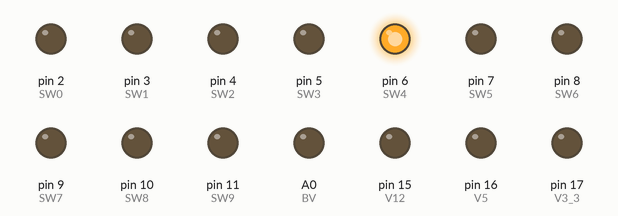
Recording of a sketch running on a simulated Arduino Uno, built with avr-gcc and run on an emulated ATmega328P. Shown: output pins drawn as LEDs (lit = HIGH). What the sketch prints to the serial monitor is not drawn.

Above: at 0.1 s.
Timing chart, 0 to 1.6 s (numbered marks = the images above):
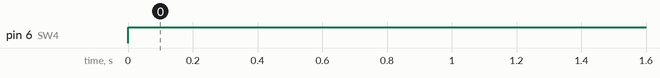

The sketch:

eps_sim.ino
```cpp
#include <Wire.h>

//----define command set for easy use-----//

#define GET_BOARD_STATUS 0x01
#define SET_PCM_RESET 0x02
#define GET_VERSION_NUMBER 0x04
#define SET_WATCHDOG_TIMEOUT 0x06
#define RESET_SYSTEM_WATCHDOG 0x07
#define GET_NUMBER_SYSTEM_RESETS 0x09
#define SET_PDM_INITIAL_ON 0x0A
#define SET_PDM_INITIAL_OFF 0x0B
#define SET_ALL_PDM_ON 0x0C
#define SET_ALL_PDM_OFF 0x0D
#define GET_PDM_STATUS 0x0E
#define GET_PDM_INITIAL_STATE 0x0F
#define GET_BOARD_TELEM 0x10
#define GET_WATCHDOG_TIMEOUT 0x11
#define SET_PDM_ON 0x12
#define SET_PDM_OFF 0x13
#define GET_SOFT_RESET_NUM 0x14
#define GET_EXPECTED_PDM_STATE 0x16
#define GET_BOARD_TEMP 0x17
#define RESET_NODE 0x80

//-------------- PDM Pins ----------------//


int SW0=2;//
int SW1=3;
int SW2=4;
int SW3=5;
int SW4=6;
int SW5=7;
int SW6=8;
int SW7=9;
int SW8=10;
int SW9=11;

//-------------- PCM Pins ----------------//

int BV = 14;
int V12 = 15;
int V5 = 16;
int V3_3 = 17;

//----- variables for board status -------//


int last_command=0;
int last_command_range=0;
int wdt=0;
int por=1;
int bor=0;

//---------------------------------------//

//---------- analog read pins ------------//

int pinRead = A0;


//------------ PDM Initial States -------//

int in0 = 0;
int in1 = 0;
int in2 = 0;
int in3 = 0;
int in4 = 1;
int in5 = 0;
int in6 = 0;
int in7 = 0;
int in8 = 0;
int in9 = 0;

//---------------------------------------//


int watchdog = 4;


int x=0;
int written=0;

int reset_freq=0;
int soft_reset_freq=0;

void setup() {
  Serial.begin(9600);

  Serial.println("EPS powered");


  pinMode(SW0, OUTPUT);
  pinMode(SW1, OUTPUT);
  pinMode(SW2, OUTPUT);
  pinMode(SW3, OUTPUT);
  pinMode(SW4, OUTPUT);
  pinMode(SW5, OUTPUT);
  pinMode(SW6, OUTPUT);
  pinMode(SW7, OUTPUT);
  pinMode(SW8, OUTPUT);
  pinMode(SW9, OUTPUT);
  pinMode(pinRead, INPUT);

  pinMode(BV, OUTPUT);
  pinMode(V12, OUTPUT);
  pinMode(V5, OUTPUT);
  pinMode(V3_3, OUTPUT);

  digitalWrite(SW0, in0);
  digitalWrite(SW1, in1);
  digitalWrite(SW2, in2);
  digitalWrite(SW3, in3);
  digitalWrite(SW4, in4);
  digitalWrite(SW5, in5);
  digitalWrite(SW6, in6);
  digitalWrite(SW7, in7);
  digitalWrite(SW8, in8);
  digitalWrite(SW9, in9);

  for(int i=2; i=11; i++){
    Serial.print("State of SW");
    Serial.print(i-2);
    Serial.print(": ");
    Serial.print(digitalRead(i));
    Serial.println();
  }

  Wire.begin(43);
  Wire.onReceive(receiveEvent);
  Wire.onRequest(requestEvent);

}

void receiveEvent(int howMany) {
  int command = Wire.read();
  int data = Wire.read();

  switch(command) {
    case GET_BOARD_STATUS:
      get_board_status();
      break;
    case SET_PCM_RESET:
      set_pcm_reset(data);
      break;
    case GET_VERSION_NUMBER:
      get_version_number();
      break;
    case SET_WATCHDOG_TIMEOUT:
      set_system_watchdog(data);
      break;
    case RESET_SYSTEM_WATCHDOG:
      reset_system_watchdog();
      break;
    case GET_NUMBER_SYSTEM_RESETS:
      get_number_resets(data);
      break;
    case SET_PDM_INITIAL_ON:
      set_PDM_Initial_State_on(data);
      break;
    case SET_PDM_INITIAL_OFF:
      set_PDM_Initial_State_off(data);
      break;
    case SET_ALL_PDM_ON :
      set_all_PDM_on();
      break;
    case SET_ALL_PDM_OFF :
      set_all_PDM_off();
      break;
    case GET_PDM_STATUS :
      get_PDM_status(data);
      break;
    case GET_PDM_INITIAL_STATE:
      get_PDM_initial_state(data);
      break;
    case GET_BOARD_TELEM :
      get_board_telem(data);
      break;
    case GET_WATCHDOG_TIMEOUT:
      get_watchdog_timeout();
      break;
    case SET_PDM_ON :
      set_PDM_on(data);
      break;
    case SET_PDM_OFF :
      set_PDM_off(data);
      break;
    case GET_SOFT_RESET_NUM:
      get_num_soft_reset();
      break;
    case GET_EXPECTED_PDM_STATE:
      get_all_pdm_initial_state();
      break;
    case GET_BOARD_TEMP :
      get_board_temp();
      break;

    case RESET_NODE :
      reset_node();
      break;
  }
  delay(1);
}

void requestEvent() {
  int command = Wire.read();
  switch(command){
    case GET_BOARD_STATUS:
      get_board_status();
      break;

    case GET_VERSION_NUMBER:
      get_version_number();
      break;

    case RESET_SYSTEM_WATCHDOG:
      reset_system_watchdog();
      break;


    case SET_ALL_PDM_ON :
      set_all_PDM_on();
      break;
    case SET_ALL_PDM_OFF :
      set_all_PDM_off();
      break;


    case GET_WATCHDOG_TIMEOUT:
      get_watchdog_timeout();
      break;


    case GET_SOFT_RESET_NUM:
      get_num_soft_reset();
      break;
    case GET_EXPECTED_PDM_STATE:
      get_all_pdm_initial_state();
      break;
    case GET_BOARD_TEMP :
      get_board_temp();
      break;

    case RESET_NODE :
      reset_node();
      break;

  }
}


void get_board_status(){
  int board_status[32] = {bor , por , wdt , 0, 0, 0, last_command_range, last_command , 0,0,0,0,0,0,0,0 , 0,0,0,0,0,0,0,0 , 0,0,0,0,0,0,0,0};
  byte board_byte;

  for(int i=31; i>=0; i--){
    board_byte |= (board_status[i] << i);
  }


  Serial.print(board_byte);

  Wire.write(board_byte);

}

void set_pcm_reset(int data){
  if(data == 0x01){
    digitalWrite(BV, HIGH);
  }
  else if(data == 0x02){
    digitalWrite(V5, HIGH);
  }
  else if(data == 0x03){
    digitalWrite(V5, HIGH);
    digitalWrite(BV, HIGH);

  }
  else if(data == 0x04){
    digitalWrite(V3_3, HIGH);

  }
  else if(data == 0x05){
    digitalWrite(V3_3, HIGH);
    digitalWrite(BV, HIGH);

  }
  else if(data == 0x06){
    digitalWrite(V3_3, HIGH);
    digitalWrite(V5, HIGH);

  }
  else if(data == 0x07){
    digitalWrite(V3_3, HIGH);
    digitalWrite(BV, HIGH);
    digitalWrite(V5, HIGH);
  }
  else if(data == 0x08){
    digitalWrite(V12, HIGH);
  }
  else if(data == 0x09){
    digitalWrite(BV, HIGH);
    digitalWrite(V12, HIGH);
  }
  else if(data == 0x0A){
    digitalWrite(V12, HIGH);
    digitalWrite(V5, HIGH);

  }
  else if(data == 0x0B){
    digitalWrite(V12, HIGH);
    digitalWrite(V5, HIGH);
    digitalWrite(BV, HIGH);
  }
  else if(data == 0x0C){
    digitalWrite(V12, HIGH);
    digitalWrite(V3_3, HIGH);
  }
  else if(data == 0x0D){
    digitalWrite(V12, HIGH);
    digitalWrite(V3_3, HIGH);
    digitalWrite(BV, HIGH);
  }
  else if(data == 0x0E){
    digitalWrite(V12, HIGH);
    digitalWrite(V5, HIGH);
    digitalWrite(V3_3, HIGH);
  }
  else if(data == 0x0F){
    digitalWrite(V12, HIGH);
    digitalWrite(BV, HIGH);
    digitalWrite(V3_3, HIGH);
    digitalWrite(V5, HIGH);
  }
  else{

  }
  delay(500);
  digitalWrite(V12, LOW);
  digitalWrite(BV, LOW);
  digitalWrite(V3_3, LOW);
  digitalWrite(V5, LOW);

}

void get_version_number(){
  Wire.write(0x01);
}


void set_system_watchdog(int data){
  watchdog = data;
}

void reset_system_watchdog(){
  //just kick it//
}

void get_number_resets(int data){
  Wire.write(reset_freq);
}

void get_PDM_status(int data){
  switch(data) {
    case 1:
      Wire.write(digitalRead(SW0));
      break;
    case 2:
      Wire.write(digitalRead(SW1));
      break;
    case 3:
      Wire.write(digitalRead(SW2));
      break;
    case 4:
      Wire.write(digitalRead(SW3));
      break;
    case 5:
      Wire.write(digitalRead(SW4));
      break;
    case 6:
      Wire.write(digitalRead(SW5));
      break;
    case 7:
      Wire.write(digitalRead(SW6));
      break;
    case 8:
      Wire.write(digitalRead(SW7));
      break;
    case 9:
      Wire.write(digitalRead(SW8));
      break;
    case 10:
      Wire.write(digitalRead(SW9));
      break;
  }
}


void set_PDM_Initial_State_on(int data){
  switch(data) {
    case 1:
      in0 = 1;
      break;
    case 2:
      in1 = 1;
      break;
    case 3:
      in2 = 1;
      break;
    case 4:
      in3 = 1;
      break;
    case 5:
      in4 = 1;
      break;
    case 6:
      in5 = 1;
      break;
    case 7:
      in6 = 1;
      break;
    case 8:
      in7 = 1;
      break;
    case 9:
      in8 = 1;
      break;
    case 10:
      in9 = 1;
      break;
    default:
      break;

  }
}
void set_PDM_Initial_State_off(int data){
  switch(data) {
    case 1:
      in0 = 0;
      break;
    case 2:
      in1 = 0;
      break;
    case 3:
      in2 = 0;
      break;
    case 4:
      in3 = 0;
      break;
    case 5:
      in4 = 0;
      break;
    case 6:
      in5 = 0;
      break;
    case 7:
      in6 = 0;
      break;
    case 8:
      in7 = 0;
      break;
    case 9:
      in8 = 0;
      break;
    case 10:
      in9 = 0;
      break;
    default:
      break;
  }
}
void set_all_PDM_on() {
  for (int x = 0; x<=9; x++){
    digitalWrite(x+2, HIGH);
  }
}
void set_all_PDM_off() {
  for (int x = 0; x<=9; x++){
    digitalWrite(x+2, LOW);
  }
}
void set_PDM_on(int data) {
  switch(data) {
    case 1:
      digitalWrite(SW0, HIGH);
      break;
    case 2:
      digitalWrite(SW1, HIGH);
      break;
    case 3:
      digitalWrite(SW2, HIGH);
      break;
    case 4:
      digitalWrite(SW3, HIGH);
      break;
    case 5:
      digitalWrite(SW4, HIGH);
      break;
    case 6:
      digitalWrite(SW5, HIGH);
      break;
    case 7:
      digitalWrite(SW6, HIGH);
      break;
    case 8:
      digitalWrite(SW7, HIGH);
      break;
    case 9:
      digitalWrite(SW8, HIGH);
      break;
    case 10:
      digitalWrite(SW9, HIGH);
      break;
    case 11:
    case 12:
    case 13:
    case 14:
    case 15:
      break;
  }
}
void set_PDM_off(int data){
  switch(data) {
    case 1:
      digitalWrite(SW0, LOW);
      break;
    case 2:
      digitalWrite(SW1, LOW);
      break;
    case 3:
      digitalWrite(SW2, LOW);
      break;
    case 4:
      digitalWrite(SW3, LOW);
      break;
    case 5:
      digitalWrite(SW4, LOW);
      break;
    case 6:
      digitalWrite(SW5, LOW);
      break;
    case 7:
      digitalWrite(SW6, LOW);
      break;
    case 8:
      digitalWrite(SW7, LOW);
      break;
    case 9:
      digitalWrite(SW8, LOW);
      break;
    case 10:
      digitalWrite(SW9, LOW);
      break;
    case 11:
    case 12:
    case 13:
    case 14:
    case 15:
      break;
  }
}

void get_PDM_initial_state(int data){
  switch(data) {
    case 1:
      Wire.write(in0);
      break;
    case 2:
      Wire.write(in1);
      break;
    case 3:
      Wire.write(in2);
      break;
    case 4:
      Wire.write(in3);
      break;
    case 5:
      Wire.write(in4);
      break;
    case 6:
      Wire.write(in5);
      break;
    case 7:
      Wire.write(in6);
      break;
    case 8:
      Wire.write(in7);
      break;
    case 9:
      Wire.write(in8);
      break;
    case 10:
      Wire.write(in9);
      break;
    default:
      break;
  }
}

void get_watchdog_timeout(){
  Wire.write(watchdog);
}

void get_num_soft_reset(){
  Wire.write(soft_reset_freq);
}

void get_all_pdm_initial_state(){
  int pdm_status[16] = {0, 0, 0, 0, 0, in9, in8, in7, in6, in5, in4, in3, in2, in1, in0};
  byte status_byte;
  for(int i=0; i<16 ; i++){
    status_byte |= pdm_status[i] << i;
  }
  Wire.write(status_byte);

}

void get_board_telem(int data){
  if (data == 0x23) {
    deal_with_potentiometer_stuff();
  }
  else{

  }

}

void deal_with_potentiometer_stuff(){
  double pot_volt = .0025*(double)(analogRead(pinRead));
  pot_volt += 6;
  pot_volt *= 100;
  Wire.write((int)(pot_volt));

}

void get_board_temp(){

}

void reset_node(){

}


void loop() {
  delay(100);
}
```

Measured:
- by itself, pin 6 (SW4): LOW → HIGH at 0.00 s
